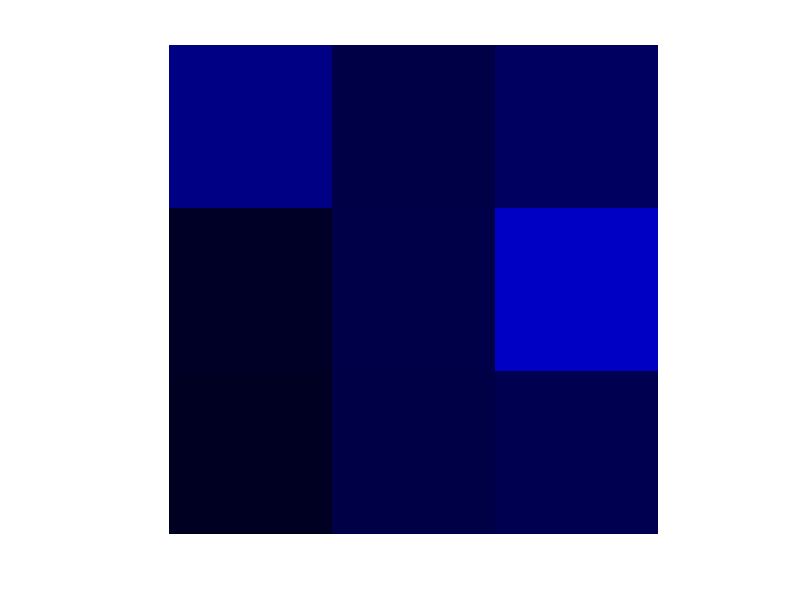

Write MATLAB code to recreate this figure.
c = randi(3);%%chooses random color
c = uint8(c);
yy = zeros(150,150,3);
yy= uint8(yy);
sat = randi(255);
sat = uint8(sat);
sat2 = randi(255);
sat2 = uint8(sat2);
sat3 = randi(255);
sat3= uint8(sat3);
sat4 = randi(255);
sat4= uint8(sat4);
sat5 = randi(255);
sat5= uint8(sat5);
sat6 = randi(255);
sat6= uint8(sat6);
sat7 = randi(255);
sat7= uint8(sat7);
sat8 = randi(255);
sat8= uint8(sat8);
sat9 = randi(255);
sat9= uint8(sat9);
 
%top left lego 
for current_row = 1:50
    for current_col = 1:50
    yy(current_row,current_col, c) = sat; %%yy(rows, columns, color channel) = â€¦
     %imshow(uint8(yy));
    end
end 
 
%top middle lego 
for current_row = 1:50
    for current_col = 51:100
    yy(current_row,current_col, c) = sat2; %%yy(rows, columns, color channel) = â€¦
     %imshow(uint8(yy));
    end
end 

%top right lego 
for current_row = 1:50
    for current_col = 101:150
    yy(current_row,current_col, c) = sat3; %%yy(rows, columns, color channel) = â€¦
     %imshow(uint8(yy));
    end
end 

%middle left lego 
for current_row = 51:100
    for current_col = 1:50
    yy(current_row,current_col, c) = sat4; %%yy(rows, columns, color channel) = â€¦
    %imshow(uint8(yy));
    end
end 

 %center lego 
for current_row = 51:100
    for current_col = 51:100
    yy(current_row,current_col, c) = sat5; %%yy(rows, columns, color channel) = â€¦
    %imshow(uint8(yy));
    end
end 

 %middle right 
for current_row = 51:100
    for current_col = 101:150
    yy(current_row,current_col, c) = sat6; %%yy(rows, columns, color channel) = â€¦
    %imshow(uint8(yy));
    end
end 
 
%bottom left 
for current_row = 101:150
    for current_col = 1:50
    yy(current_row,current_col, c) = sat7; %%yy(rows, columns, color channel) = â€¦
    %imshow(uint8(yy));
    end
end 
 
%bottom middle lego  
for current_row = 101:150
    for current_col =51:100
    yy(current_row,current_col, c) = sat8; %%yy(rows, columns, color channel) = â€¦
    %imshow(uint8(yy));
    end
end 
 
%bottom right lego 
for current_row = 101:150
    for current_col = 101:150
    yy(current_row,current_col, c) = sat9; %%yy(rows, columns, color channel) = â€¦
    %imshow(uint8(yy));
    end
end 
 
imshow(uint8(yy))
